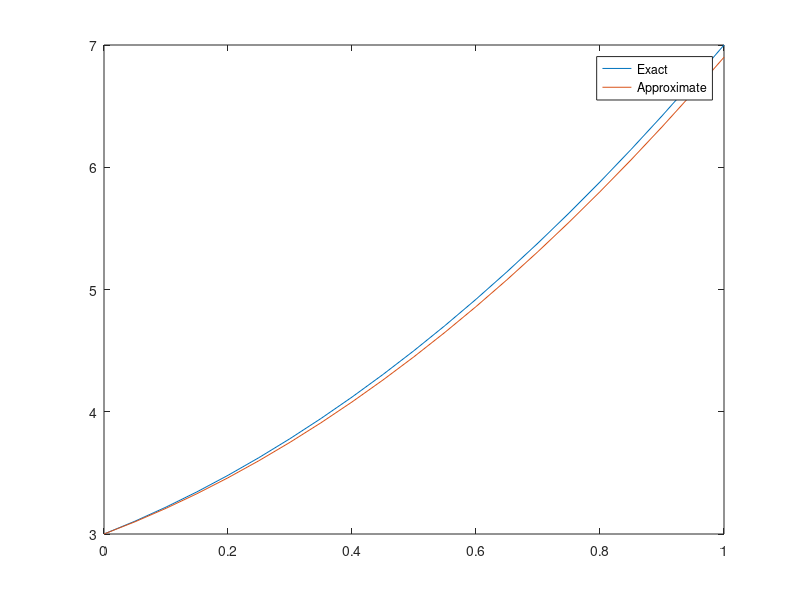

MATLAB code for this plot:
% Solve y'(x)=4x+2, y(0)=3
% exact solution y(t)=2x^2+2x+3

clear;

yo=3;       % Initial value
h=0.05;      % Step size

x=0:h:1;    % range

yex=2*x.^2+2*x+3;    % Solution

ysol(1)=yo;

for i=1:(length(x)-1),
    k1=4*x(i)+2;             % Initial approx.
    ysol(i+1)=ysol(i)+k1*h;     % Approximate solution
end;

plot(x, yex, x, ysol);
legend('Exact', 'Approximate');

[x' yex' ysol']




